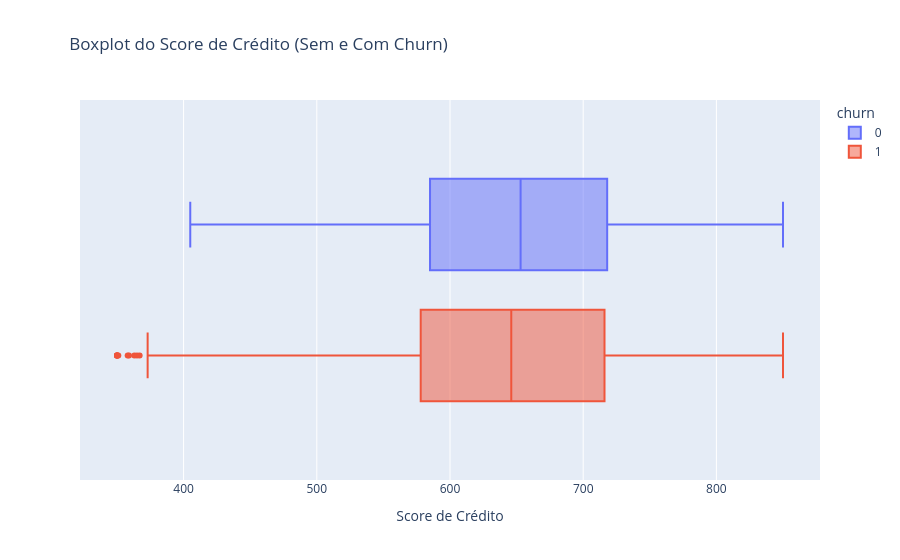

Notebook code cell kept with this figure:
### Markdown cell above
## Variáveis Numéricas

### Code cell
fig = px.box(dados, x = 'score_credito', color = 'churn',
             title = 'Boxplot do Score de Crédito (Sem e Com Churn)',
             color_discrete_map={
                     1: '#EF553B',
                     0: '#636EFA'
             })
fig.update_layout(
    xaxis_title = 'Score de Crédito',
    legend_traceorder='reversed',
    title_x = 0.077
)
fig.show()

### Figure 1 — Plotly figure (JSON) as saved in the notebook; plotly's stock layout.template omitted (floating-point values rounded to 4 significant figures; data arrays with more than 128 entries replaced by an {"elided": "..."} marker saying what was removed)
{"data": [{"alignmentgroup": "True", "hovertemplate": "churn=1<br>score_credito=%{x}<extra></extra>", "legendgroup": "1", "marker": {"color": "#EF553B"}, "name": "1", "notched": false, "offsetgroup": "1", "orientation": "h", "showlegend": true, "type": "box", "x": {"elided": "2037 int values"}, "x0": " ", "xaxis": "x", "y0": " ", "yaxis": "y"}, {"alignmentgroup": "True", "hovertemplate": "churn=0<br>score_credito=%{x}<extra></extra>", "legendgroup": "0", "marker": {"color": "#636EFA"}, "name": "0", "notched": false, "offsetgroup": "0", "orientation": "h", "showlegend": true, "type": "box", "x": {"elided": "7963 int values"}, "x0": " ", "xaxis": "x", "y0": " ", "yaxis": "y"}], "layout": {"boxmode": "group", "legend": {"title": {"text": "churn"}, "tracegroupgap": 0, "traceorder": "reversed"}, "title": {"text": "Boxplot do Score de Crédito (Sem e Com Churn)", "x": 0.077}, "xaxis": {"anchor": "y", "domain": [0, 1], "title": {"text": "Score de Crédito"}}, "yaxis": {"anchor": "x", "domain": [0, 1]}}}
